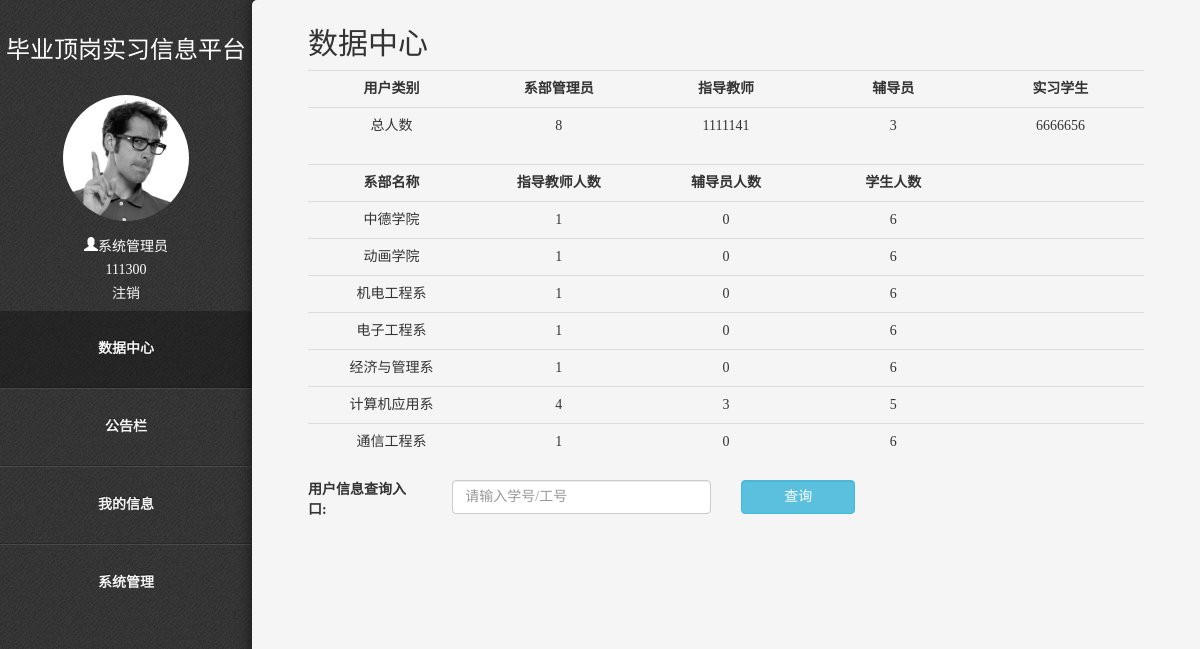
The page /manager/index.php (signed in) on the database its author committed.
### tables this page shows
CREATE TABLE IF NOT EXISTS `user` (
  `id` int(11) NOT NULL AUTO_INCREMENT,
  `u_id` varchar(11) NOT NULL,
  `u_role_id` varchar(10) NOT NULL,
  `u_name` varchar(20) NOT NULL,
  `u_sex` char(2) NOT NULL,
  `u_pwd` varchar(60) DEFAULT 'e10adc3949ba59abbe56e057f20f883e',
  `u_email` varchar(20) NOT NULL DEFAULT '未填写',
  `u_phone` varchar(15) NOT NULL DEFAULT '未填写',
  `u_dept_id` varchar(11) NOT NULL,
  `u_dept_name` varchar(20) NOT NULL,
  `u_superior_id` varchar(11) NOT NULL COMMENT '上级',
  `u_class_name` varchar(20) NOT NULL,
  `u_headpic` varchar(60) DEFAULT '../userimg/default.png',
  `u_remark` varchar(200) DEFAULT NULL COMMENT '备注信息',
  `u_status` tinyint(1) DEFAULT '1',
  `u_renew_time` datetime DEFAULT NULL,
  `u_lasted_login` datetime DEFAULT NULL,
  PRIMARY KEY (`id`),
  UNIQUE KEY `u_id` (`u_id`)
);

### manager/index.php (the view, shortened to what this page needs)
<!DOCTYPE html>
<html lang="zh_CN">
  <head>
    <link rel="stylesheet" href="../css/styles.css">
    <link rel="stylesheet" href="../css/dropdown-min.css">
    <link rel="stylesheet" href="../css/bootstrap.css">
  </head>
  <body>
  <?php
    require_once("islogin.php");
    $a_res = $db->query("select count(*) from user where u_role_id='0'");
    if($rs=$a_res->fetch_array()){
        $a_rows=$rs[0];
    }
    $t_res = $db->query("select count(*) from user where u_role_id='1'");
    if($rs=$t_res->fetch_array()){
        $t_rows=$rs[0];
    }
    $i_res = $db->query("select count(*) from user where u_role_id='2'");
    if($rs=$i_res->fetch_array()){
        $i_rows=$rs[0];
    }
    $s_res = $db->query("select count(*) from user where u_role_id='3'");
    if($rs=$s_res->fetch_array()){
        $s_rows=$rs[0];
    }
    $a_sql = "select distinct* from user where u_role_id='0' group by u_dept_name";
    $a_res = $db->query($a_sql);
    $sum = $a_res->num_rows;
    for($i=0;$rs=$a_res->fetch_assoc();$i++){
      $u_rows[$i]=$rs;
      $t_res = $db->query("select * from user where u_dept_id='".$u_rows[$i]['u_dept_id']."' and u_role_id='1'");
      $t_rows[$i] = $t_res->num_rows;
      $i_res = $db->query("select * from user where u_dept_id='".$u_rows[$i]['u_dept_id']."' and u_role_id='2'");
      $i_row[$i] = $i_res->num_rows;
      $s_res = $db->query("select * from user where u_dept_id='".$u_rows[$i]['u_dept_id']."' and u_role_id='3'");
      $s_rows[$i] = $s_res->num_rows;
    }
  ?>
  <div role="navigation" id="foo" class="nav-collapse">
    <p class="title">毕业顶岗实习信息平台</p>
    <div class="user-panel">
      <div class="image">
        <img src="<?= $headpic?>" class="img-circle headpic" alt="User Image">
      </div>
      <div class="info">
        <p><i class="glyphicon glyphicon-user"><?= $username?></i></p>
        <p><?= $name?></p><p><a href="../login/logout.php">注销</a></p>
      </div>
    </div>
    <ul>
      <li class="active"><a href="#">数据中心</a></li>
      <li><a href="noticeshow.php?showid=1">公告栏</a></li>
      <li><a href="info.php">我的信息</a></li>
      <li><?= $fourthmenu?></li>
    </ul>
  </div>
  <div role="main" class="main">
      <h2>数据中心</h2>
      <table class="table table-hover text-center">
      <tbody>
        <tr>
          <th width="20%" class="text-center">用户类别</th>
          <th width="20%" class="text-center">系部管理员</th>
          <th width="20%" class="text-center">指导教师</th>
          <th width="20%" class="text-center">辅导员</th>
          <th width="20%" class="text-center">实习学生</th>
        </tr>
        <tr>
          <td>总人数</td>
          <td><?= $a_rows?></td>
          <td><?= $t_rows?></td>
          <td><?= $i_rows?></td>
          <td><?= $s_rows?></td>
        </tr>
      </tbody>
    </table>
    <table class="table table-hover text-center">
      <tbody>
        <tr>
          <th width="20%" class="text-center">系部名称</th>
          <th width="20%" class="text-center">指导教师人数</th>
          <th width="20%" class="text-center">辅导员人数</th>
          <th width="20%" class="text-center">学生人数</th>
          <th width="20%" class="text-center"></th>
        </tr>
        <?php
          for ($i=0; $i <$sum ; $i++) {
            echo "<tr>";
            echo "<td>".$u_rows[$i]['u_dept_name']."</td>";
            echo "<td>".$t_rows[$i]."</td>";
            echo "<td>".$i_row[$i]."</td>";
            echo "<td>".$s_rows[$i]."</td>";
            echo "<td></td>";
            echo "</tr>";
          }
        ?>
      </tbody>
    </table>
    <form action="searchres.php" method="post" class="form-horizontal" onsubmit="return chks(this)">
    <div class="row">
      <label for="search" class="col-md-2">用户信息查询入口:</label>
      <div class="col-md-4">
        <input type="text" name="search" id="search" class="form-control" placeholder="请输入学号/工号" required="required" onkeyup="value=value.replace(/[\W]/g,'')">
      </div>
      <div class="col-md-2">
        <input type="submit" name="searchbtn" class="btn btn-info form-control" value="查询">
      </div>
    </div>
    </form>
  </div>
  </body>
</html>

### css/styles.css (style rules this page uses)
body,div, h1,h2,p, ol,ul,li { margin: 0; padding: 0; border: 0; font-family: "Microsoft YaHei" ! important; list-style-type: none; text-decoration: none; }
html, body { min-height: 100%; }
body { min-width: 290px; -webkit-font-smoothing: antialiased; -webkit-text-size-adjust: 100%; -ms-text-size-adjust: 100%; text-size-adjust: 100%; background: #444 url("../img/debut_dark.png") repeat; color: #666; font: normal 100%/1.5 "Helvetica Neue", Helvetica, Arial, sans-serif; }
h2 { float: left; width: 100%; font-size: 1.5em; color: #222; margin: 1em 0 .5em; }
p { float: left; width: 100%; margin-bottom: 1em; }
#foo a { color: #f4f4f4; }
.title { height: 50px; color: #fff; font-size: 24px; line-height: 50px; text-align: center; margin-top: 25px; }
.main { -webkit-box-sizing: border-box; -moz-box-sizing: border-box; box-sizing: border-box; -webkit-overflow-scrolling: touch; padding: 0.5em 4em; position: fixed; overflow: hidden; overflow-y: scroll; border-top-left-radius: 5px; box-shadow: 0 0 15px rgba(0,0,0, .6); top:0px; right: 0; bottom: 0; width: 76%; background: #f5f5f5; }
.nav-collapse { position: absolute; width: 24%; top: 0px; left: 0; }
.user-panel { position: relative; width: 100%; padding-top: 10px; overflow: hidden; color:white; }
.user-panel>.image { width: 50%; max-width: 150px; margin: 0 25%; height: auto; }
.user-panel>.image>img { width: 100%; }
.user-panel>.info { padding: 15px; line-height: 1; text-align: center; }
.nav-collapse ul { display: block; width: 100%; list-style: none; }
.nav-collapse li { width: 100%; display: block; }
.nav-collapse li a { width: 100%; text-align: center; }
.nav-collapse li a { color: #aaa; font-weight: bold; -webkit-box-sizing: border-box; -moz-box-sizing: border-box; box-sizing: border-box; -webkit-transition: background .3s ease; -moz-transition: background .3s ease; transition: background .3s ease; text-shadow: 0 -1px rgba(0,0,0, .5); border-bottom: 1px solid rgba(0,0,0, .2); border-top: 1px solid rgba(255,255,255, .1); display: block; padding: 2em 2em; width: 100%; }
.nav-collapse .active a { color: #fff; background: rgba(0,0,0, .3) }
.nav-collapse li:first-child a { border-top: 0 }
@media screen and (min-width: 769px) { .nav-collapse { width: 18em } }
@media screen and (min-width: 769px) { .main { width: auto; left: 18em } }

### rows shown on the page
user: u_headpic (placeholder picture), u_name "系统管理员"
user: u_dept_name "中德学院"
user: u_dept_name "动画学院"
user: u_dept_name "机电工程系"
user: u_dept_name "电子工程系"
user: u_dept_name "经济与管理系"
user: u_dept_name "计算机应用系"
user: u_dept_name "通信工程系"

### other values the page prints
$name "111300"
$a_rows "8"
$t_rows "1111141"
$i_rows "3"
$s_rows "6666656"
$t_rows[$i] "1"
$i_row[$i] "0"
$s_rows[$i] "6"
$t_rows[$i] "4"
$i_row[$i] "3"
$s_rows[$i] "5"
